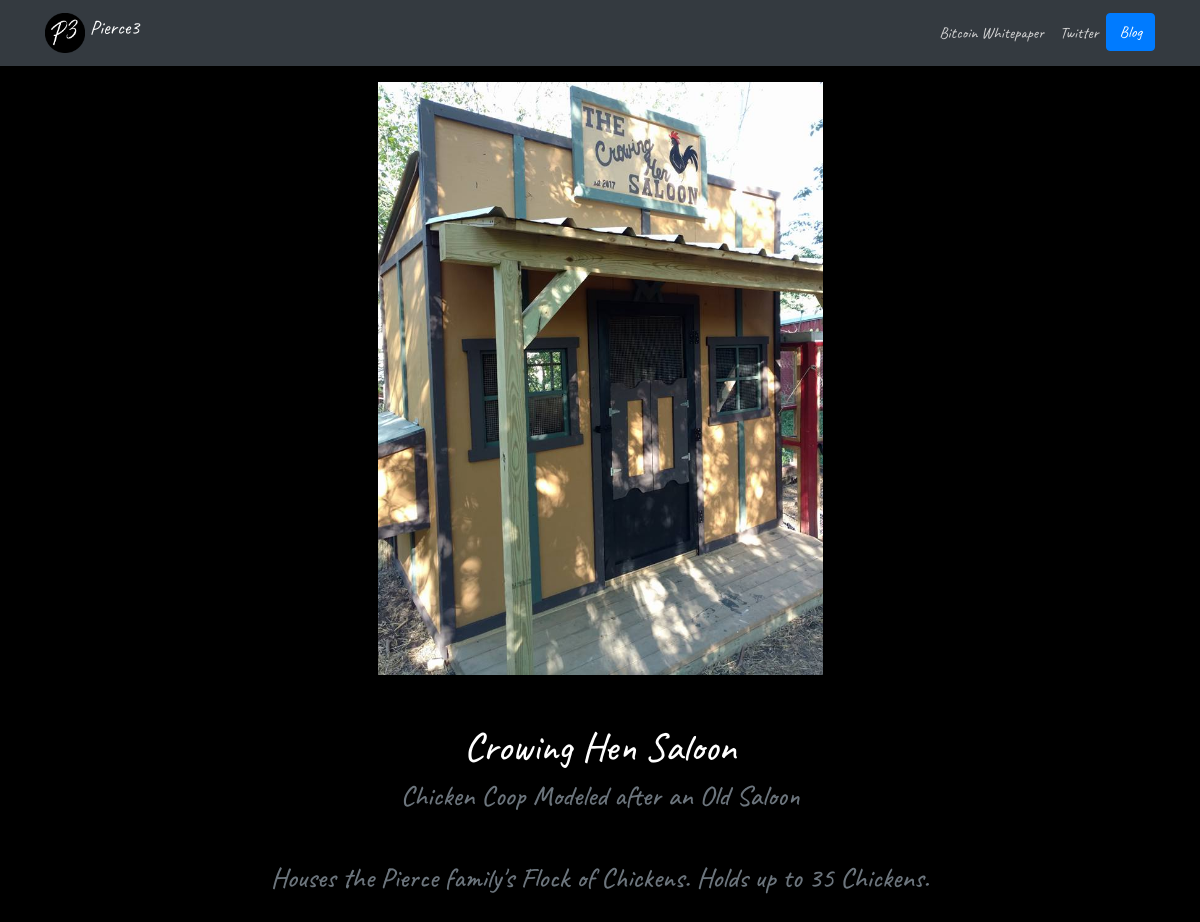
Page /2/ on the committed database.
### portfolio/models.py (models this page shows, shortened)
class project(models.Model):
    title = models.CharField(max_length=25)
    description = models.CharField(max_length=100)
    about_project = models.TextField()
    image = models.ImageField(upload_to='portfolio/images/')
    url = models.URLField(blank=True)

### portfolio/views.py (the view)
# urls.py: url(r'^(?P<portfolio_Project_Id>\d+)/$', views.portfolio_Project_Detail, name='portfolio_Project_Detail'),
def portfolio_Project_Detail(request, portfolio_Project_Id):
    one_Project = get_object_or_404(project, pk=portfolio_Project_Id)
    return render(request, 'portfolio/portfolio_Project_Detail.html', {'one_Project':one_Project})

### portfolio/templates/portfolio/portfolio_Project_Detail.html
{% extends "portfolio/base.html" %}
{% load static %}
{% block content %}
<div class="row justify-content-center my-3">
    <div class="col-5">
        <img src="{{ one_Project.image.url }}" class="img-fluid">
    </div>
  </div>
<h1 class="text-center mt-5" id="projectdetailtitle">{{ one_Project.title }}</h1>
<h3 class="text-center text-muted mb-5">{{ one_Project.description }}</h3>
<h3 class="text-center text-muted mb-5">{{ one_Project.about_project|safe }}</h3>
{% endblock %}

### portfolio/static/portfolio/custom.css (style rules this page uses)
body { font-family: 'Caveat', cursive; background-color: black; color: white; }

### rows in the picture
project: image (picture), title "Crowing Hen Saloon", description "Chicken Coop Modeled after an Old Saloon", about_project "Houses the Pierce family's Flock of Chickens. Holds up to 35 Chickens."
